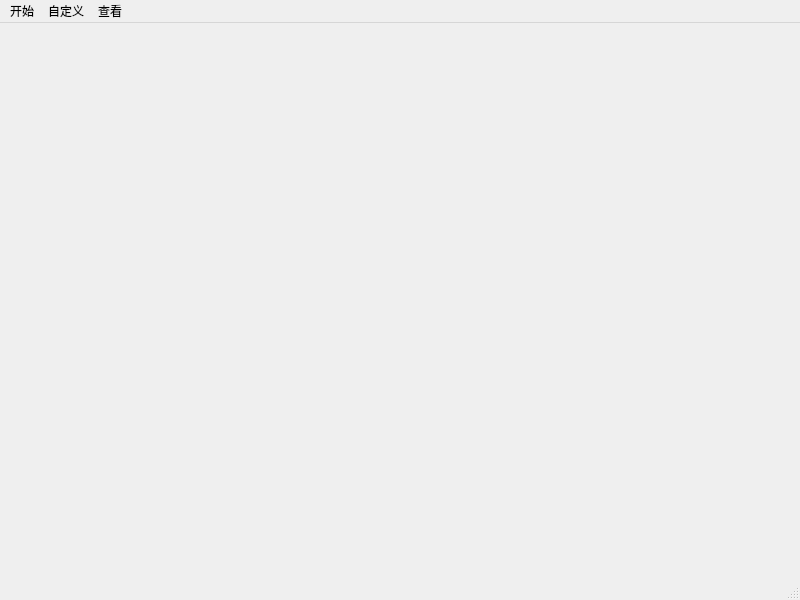
<?xml version="1.0" encoding="UTF-8"?>
<ui version="4.0">
 <class>MainWindow</class>
 <widget class="QMainWindow" name="MainWindow">
  <property name="geometry">
   <rect>
    <x>0</x>
    <y>0</y>
    <width>800</width>
    <height>600</height>
   </rect>
  </property>
  <property name="windowTitle">
   <string>MainWindow</string>
  </property>
  <widget class="QWidget" name="centralwidget"/>
  <widget class="QMenuBar" name="menubar">
   <property name="geometry">
    <rect>
     <x>0</x>
     <y>0</y>
     <width>800</width>
     <height>17</height>
    </rect>
   </property>
   <widget class="QMenu" name="menu_defaultStart">
    <property name="title">
     <string>开始</string>
    </property>
    <property name="separatorsCollapsible">
     <bool>true</bool>
    </property>
    <property name="toolTipsVisible">
     <bool>true</bool>
    </property>
    <addaction name="actioneasy"/>
    <addaction name="actionmiddle"/>
    <addaction name="actionhard"/>
   </widget>
   <widget class="QMenu" name="menu_diy">
    <property name="title">
     <string>自定义</string>
    </property>
    <addaction name="actionedit"/>
    <addaction name="actionsavedSettings"/>
   </widget>
   <widget class="QMenu" name="menu_more">
    <property name="title">
     <string>查看</string>
    </property>
    <addaction name="actionhistory"/>
    <addaction name="actionassistant"/>
   </widget>
   <addaction name="menu_defaultStart"/>
   <addaction name="menu_diy"/>
   <addaction name="menu_more"/>
  </widget>
  <widget class="QStatusBar" name="statusbar"/>
  <action name="actioneasy">
   <property name="icon">
    <iconset resource="res.qrc">
     <normaloff>:/icon/res/icon/nandukong.png</normaloff>:/icon/res/icon/nandukong.png</iconset>
   </property>
   <property name="text">
    <string>简单</string>
   </property>
  </action>
  <action name="actionmiddle">
   <property name="icon">
    <iconset resource="res.qrc">
     <normaloff>:/icon/res/icon/nanduban.png</normaloff>:/icon/res/icon/nanduban.png</iconset>
   </property>
   <property name="text">
    <string>中等</string>
   </property>
  </action>
  <action name="actionhard">
   <property name="icon">
    <iconset resource="res.qrc">
     <normaloff>:/icon/res/icon/nandu123.png</normaloff>:/icon/res/icon/nandu123.png</iconset>
   </property>
   <property name="text">
    <string>困难</string>
   </property>
  </action>
  <action name="actionedit">
   <property name="icon">
    <iconset resource="res.qrc">
     <normaloff>:/icon/res/icon/zidingyi.png</normaloff>:/icon/res/icon/zidingyi.png</iconset>
   </property>
   <property name="text">
    <string>编辑</string>
   </property>
  </action>
  <action name="actionsavedSettings">
   <property name="icon">
    <iconset resource="res.qrc">
     <normaloff>:/icon/res/icon/yibaocuntupian.png</normaloff>:/icon/res/icon/yibaocuntupian.png</iconset>
   </property>
   <property name="text">
    <string>已保存配置</string>
   </property>
  </action>
  <action name="actionhistory">
   <property name="icon">
    <iconset resource="res.qrc">
     <normaloff>:/icon/res/icon/chakan.png</normaloff>:/icon/res/icon/chakan.png</iconset>
   </property>
   <property name="text">
    <string>history</string>
   </property>
  </action>
  <action name="actionassistant">
   <property name="icon">
    <iconset resource="res.qrc">
     <normaloff>:/icon/res/icon/bangzhuwendang.png</normaloff>:/icon/res/icon/bangzhuwendang.png</iconset>
   </property>
   <property name="text">
    <string>assistant</string>
   </property>
  </action>
 </widget>
 <resources>
  <include location="res.qrc"/>
 </resources>
 <connections/>
</ui>
